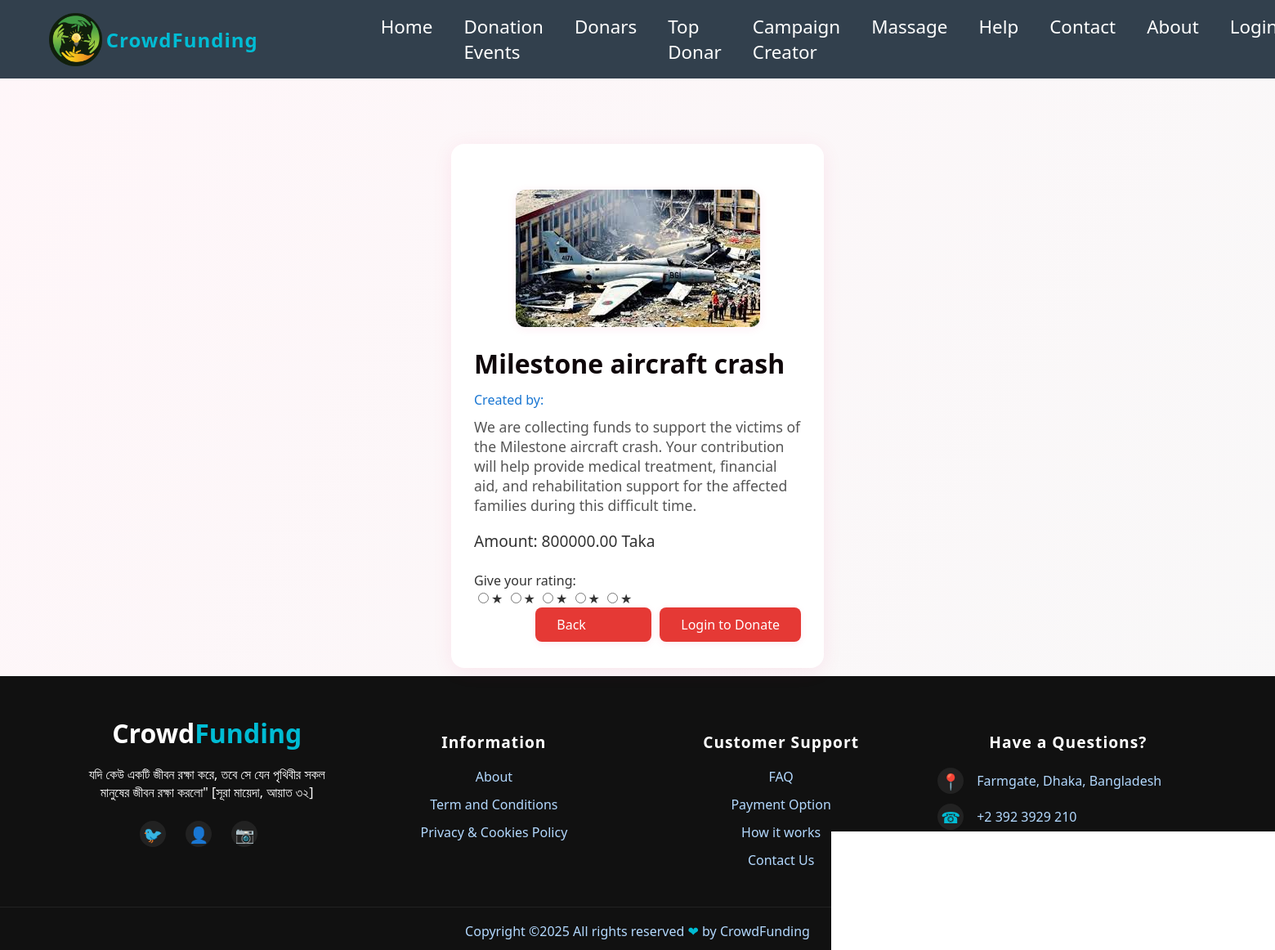
Screenshot of /events_details/1 with the database file from the repository.
### myapp/models.py (models this page shows, shortened)
class event(models.Model):
    event_name = models.CharField(max_length=200)
    description = models.TextField(blank=True)
    Amount = models.DecimalField(max_digits=10, decimal_places=2)
    total_donated = models.DecimalField(max_digits=10, decimal_places=2, default=0)
    image = models.ImageField(upload_to="event_images/", blank=True, null=True)

### myapp/views.py (the view)
# urls.py: path("events_details/<str:id>", myviews.event_details, name="event_details"),
def event_details(request, id):
    event_obj = get_object_or_404(event, id=id)
    return render(request, "myapp/details_event.html", {"event": event_obj})

### template/myapp/details_event.html (shortened to what this page needs)
{% extends 'base.html' %}
{% load static %}
{% block content %}
<div class="event-details-container">
    <div>
        {% if event.image %}
            <div style="text-align:center;margin-bottom:18px;">
                <img src="{{ event.image.url }}" alt="{{ event.event_name }}" style="max-width:100%;max-height:220px;border-radius:12px;box-shadow:0 2px 12px rgba(233,30,99,0.08);">
            </div>
        {% endif %}
        <div class="event-title">{{ event.event_name }}</div>
    <div style="color:#1976d2;font-weight:500;margin-bottom:10px;">Created by: {{ event.creator.username }}</div>
        <div class="event-desc">{{ event.description }}</div>
        <div class="event-Amount">Amount: {{ event.Amount }} Taka</div>
                <div class="rating-value" id="rating-value">Give your rating:</div>
                <div class="star-rating">
                    <input type="radio" id="star5" name="rating" value="5"><label for="star5" title="5 stars">&#9733;</label>
                    <input type="radio" id="star4" name="rating" value="4"><label for="star4" title="4 stars">&#9733;</label>
                    <input type="radio" id="star3" name="rating" value="3"><label for="star3" title="3 stars">&#9733;</label>
                    <input type="radio" id="star2" name="rating" value="2"><label for="star2" title="2 stars">&#9733;</label>
                    <input type="radio" id="star1" name="rating" value="1"><label for="star1" title="1 star">&#9733;</label>
                </div>
        <div class="event-actions">
              {% if user.is_authenticated and user.user_type == "admin" %}
                  <a href="{% url 'delete' event.id %}" class="btn btn-danger">Delete</a>
                  <a href="{% url 'all_events' %}" class="btn btn-primary">Back</a>
                  <a href="{% url 'update_event' event.id %}" class="btn btn-warning">Update</a>
              {% elif user.is_authenticated and user.user_type == "campaign_creator" %}
                  <a href="{% url 'delete' event.id %}" class="btn btn-danger">Delete</a>
                  <a href="{% url 'all_events' %}" class="btn btn-primary">Back</a>
                  <a href="{% url 'update_event' event.id %}" class="btn btn-warning">Update</a>
              {% elif user.is_authenticated %}
                  <a href="{% url 'all_events' %}" class="btn btn-primary">Back</a>
                  <a href="{% url 'purchase_event' event.id %}" class="btn btn-success">Donate</a>
              {% else %}
                  <a href="{% url 'all_events' %}" class="btn btn-primary">Back</a>
                  <a href="{% url 'login' %}?next={% url 'event_details' event.id %}" class="btn btn-success">Login to Donate</a>
              {% endif %}
        </div>
    </div>
</div>
{% endblock content %}

### template/base.html (style rules this page uses)
body { font-family: 'Segoe UI', Arial, sans-serif; background: linear-gradient(120deg, #fff6f9 0%, #f8f8f8 100%); min-height: 100vh; color: #333; margin: 0; }

### template/myapp/details_event.html (style rules this page uses)
.event-details-container { background: #fff; border-radius: 16px; box-shadow: 0 4px 24px rgba(233,30,99,0.08); padding: 32px 28px; max-width: 400px; width: 100%; margin: 40px auto; }
.event-title { font-size: 2rem; font-weight: bold; color:rgb(15, 7, 10); margin-bottom: 12px; }
.event-desc { color: #555; font-size: 1.1rem; margin-bottom: 18px; }
.event-Amount { font-size: 1.2rem; color: #333; margin-bottom: 24px; }
.event-actions { display: flex; gap: 10px; justify-content: flex-end; }
.event-actions a { min-width: 90px; }
.btn { display: inline-block; font-weight: 500; font-size: 1rem; padding: 10px 26px; border-radius: 8px; border: none; text-decoration: none; cursor: pointer; transition: background 0.2s, color 0.2s, box-shadow 0.2s; box-shadow: 0 2px 8px rgba(233,30,99,0.08); outline: none; background: #e53935; color: #fff; }

### rows the page displays
event: image (picture), event_name "Milestone aircraft crash", description "We are collecting funds to support the victims of the Milestone aircraft crash. Your contribution will help provide medical treatment, financial aid, and rehabilitation support for the affected families during this difficult time.", Amount "800000.00"
